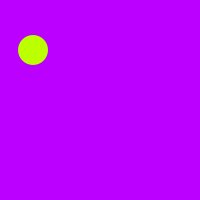
Frame 1 (no input)
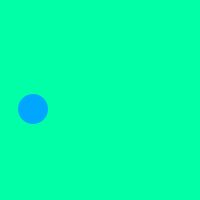
Frame 60 (the mouse pressed at the canvas centre just before this capture)
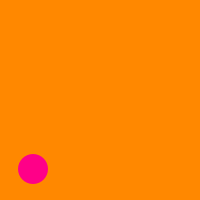
Frame 120 (the mouse held since frame 60 and released just before this capture)

The Processing sketch that drew these frames (run headless with seeded random() and noise(); from frame 60 on, the mouse is pressed at the canvas centre):

// Processing sketch: processing_162900
// ── processing_162900.pde

float y = 50.0;
float speed = 1;
float radius = 15.0;
 
void setup() {
  size(200, 200);
  smooth();
  ellipseMode(RADIUS);
  fill(#034CFF);
  noStroke();
  colorMode(HSB, 360, 100, 100);
}
 
void draw() {
  fill(y * (360/( height - (2 * radius ))) - (2 * radius), 100, 100);
  background(360 - (y * (360/( height - (2 * radius )))) + (2 * radius), 100, 100);
  ellipse(33, y, radius, radius);
  y = y + speed;
  if (y > height-radius) {
    speed = -1;
  }
  if (y < radius) {
    speed = 1;
  }
}
